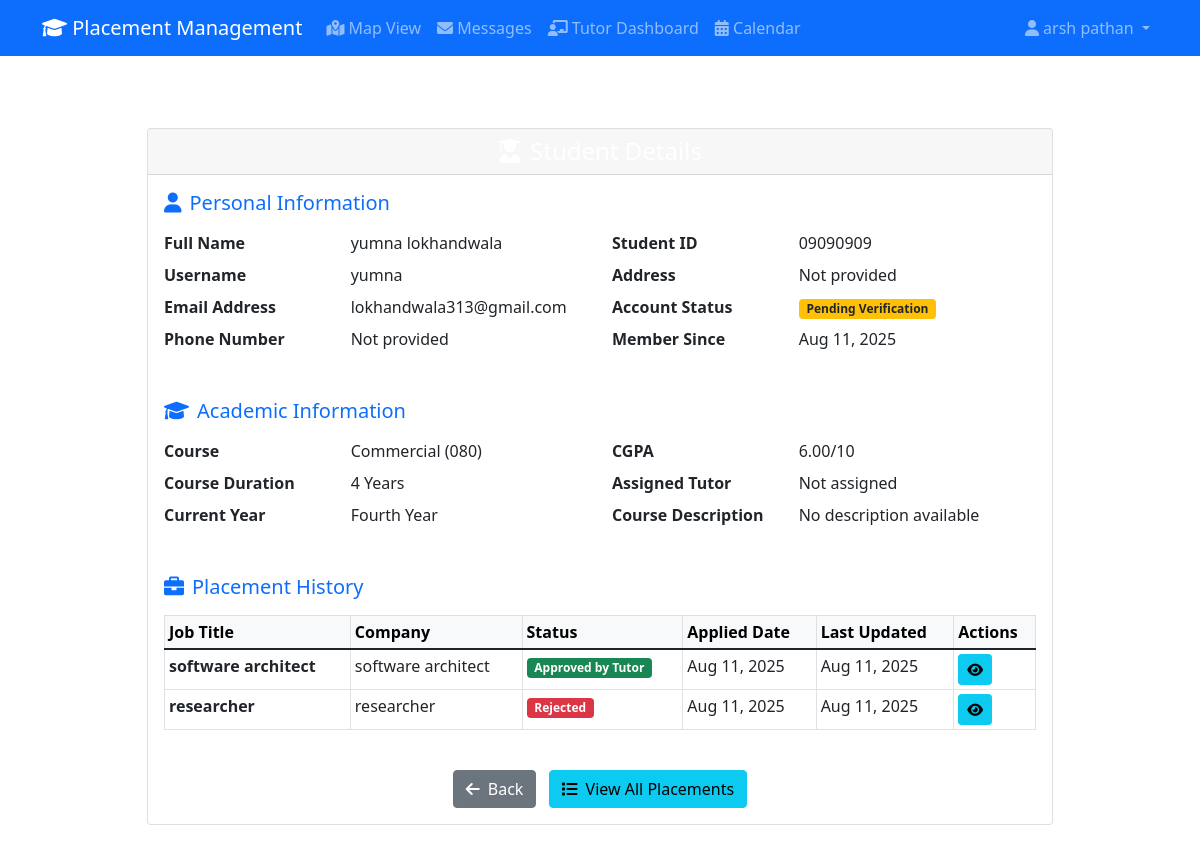
Before: /tutors/student/5/ (signed in) with the older database file.
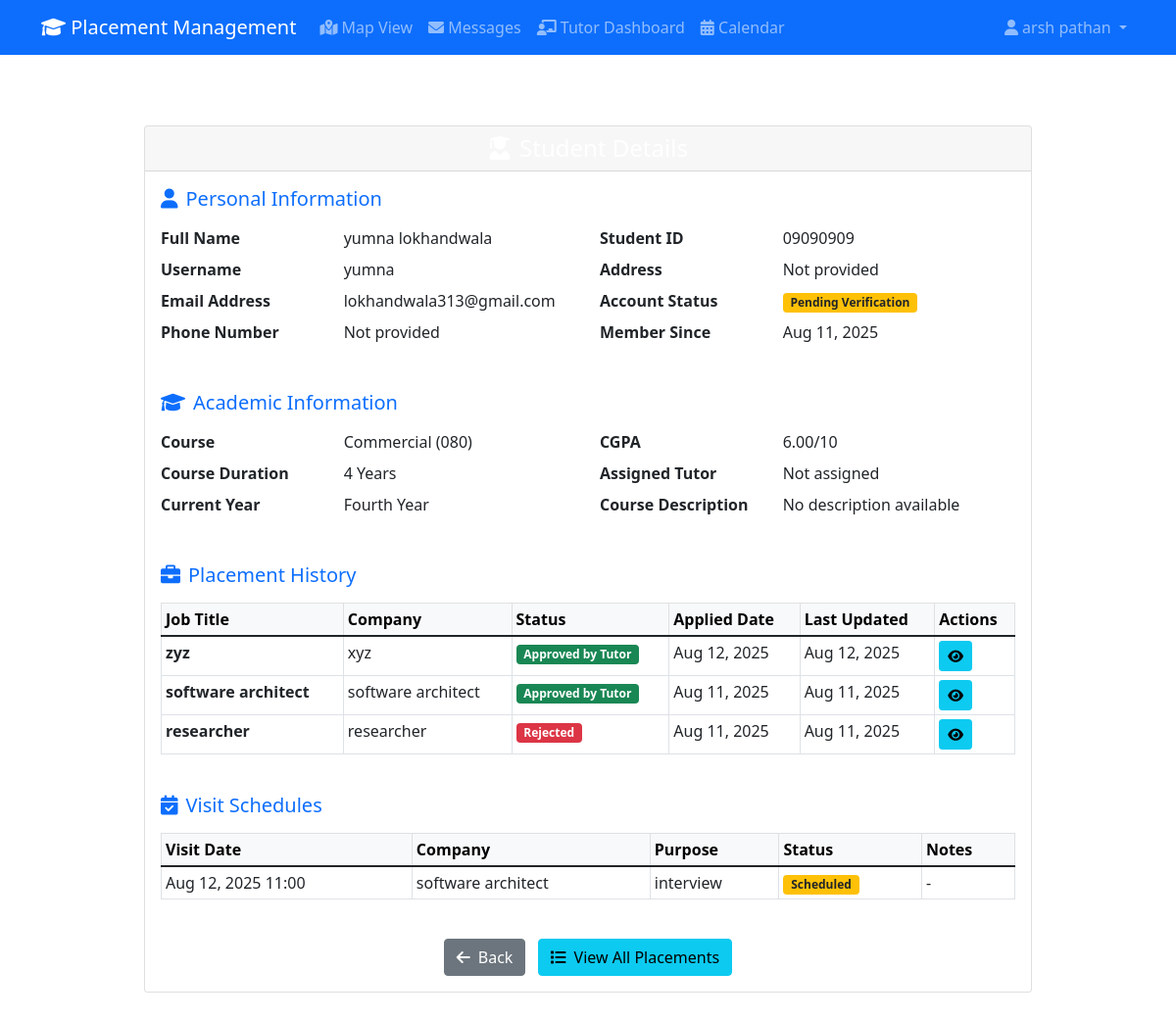
After: the same page with the newer database file.
### placements/models.py (models this page shows, shortened)
class PlacementRequest(models.Model):
    STATUS_CHOICES = (
        ('pending', 'Pending'),
        ('approved_by_provider', 'Approved by Provider'),
        ('approved_by_tutor', 'Approved by Tutor'),
        ('rejected', 'Rejected'),
        ('completed', 'Completed'),
    )
    student = models.ForeignKey(StudentProfile, on_delete=models.CASCADE)
    provider = models.ForeignKey(ProviderProfile, on_delete=models.CASCADE)
    tutor = models.ForeignKey(
        'accounts.TutorProfile',
        on_delete=models.SET_NULL,
        null=True,
        blank=True,
        related_name='placement_requests',
        verbose_name='Assigned Tutor'
    )
    company_name = models.CharField(max_length=200)
    job_title = models.CharField(max_length=100)
    job_description = models.TextField()
    start_date = models.DateField()
    end_date = models.DateField()
    location = models.CharField(max_length=200)
    latitude = models.DecimalField(max_digits=10, decimal_places=8, null=True, blank=True)
    longitude = models.DecimalField(max_digits=11, decimal_places=8, null=True, blank=True)
    status = models.CharField(max_length=20, choices=STATUS_CHOICES, default='pending')
    documents = models.FileField(upload_to='placement_documents/', null=True, blank=True)
    created_at = models.DateTimeField(auto_now_add=True)
    updated_at = models.DateTimeField(auto_now=True)
    provider_approved_at = models.DateTimeField(null=True, blank=True)
    tutor_approved_at = models.DateTimeField(null=True, blank=True)
    approved_by_tutor = models.ForeignKey(
        User,
        on_delete=models.SET_NULL,
        null=True,
        blank=True,
        related_name='approved_placements'
    )
    tutor_comments = models.TextField(blank=True, help_text="Comments from tutor during approval/rejection")
    provider_comments = models.TextField(blank=True, help_text="Comments from provider during approval/rejection")

class VisitSchedule(models.Model):
    placement_request = models.ForeignKey(PlacementRequest, on_delete=models.CASCADE)
    tutor = models.ForeignKey(User, on_delete=models.CASCADE)
    visit_date = models.DateTimeField()
    purpose = models.CharField(max_length=200)
    notes = models.TextField(blank=True)
    completed = models.BooleanField(default=False)
    created_at = models.DateTimeField(auto_now_add=True)

### tutors/views.py (the view)
# urls.py: path('student/<int:pk>/', views.view_student, name='view_student'),
@tutor_required
@handle_exceptions
def view_student(request, pk):
    student = get_object_or_404(
        StudentProfile.objects.select_related('user', 'course', 'tutor__user'),
        pk=pk
    )
    placement_requests = PlacementRequest.objects.filter(
        student=student,
        approved_by_tutor=request.user
    ).order_by('-created_at')
    all_placements = PlacementRequest.objects.filter(
        student=student
    ).order_by('-created_at')
    visit_schedules = VisitSchedule.objects.filter(
        placement_request__student=student,
        tutor=request.user
    ).order_by('-visit_date')
    context = {
        'student': student,
        'placement_requests': placement_requests,
        'all_placements': all_placements,
        'visit_schedules': visit_schedules,
    }
    return render(request, 'tutors/view_student.html', context)

### core/context_processors.py (called while the page is built)
def global_context(request):
    context = {
        'site_name': 'Placement Management System',
        'current_year': 2024,
    }
    if hasattr(settings, 'GOOGLE_MAPS_API_KEY'):
        context['google_maps_api_key'] = settings.GOOGLE_MAPS_API_KEY
    else:
        context['google_maps_api_key'] = ''
    return context

### templates/tutors/view_student.html (shortened to what the changed rows need)
{% extends 'base.html' %}
{% block content %}
<div class="container py-5">
    <div class="row justify-content-center">
        <div class="col-lg-10">
            <div class="card shadow-custom animate__animated animate__fadeInUp">
                <div class="card-body">
                    {% if all_placements %}
                    <div class="row mb-4">
                        <div class="col-12">
                            <div class="table-responsive">
                                <table class="table table-sm table-bordered table-hover">
                                    <thead class="table-light">
                                        <tr>
                                            <th>Job Title</th>
                                            <th>Company</th>
                                            <th>Status</th>
                                            <th>Applied Date</th>
                                            <th>Last Updated</th>
                                            <th>Actions</th>
                                        </tr>
                                    </thead>
                                    <tbody>
                                        {% for placement in all_placements %}
                                        <tr>
                                            <td><strong>{{ placement.job_title }}</strong></td>
                                            <td>{{ placement.company_name }}</td>
                                            <td>
                                                {% if placement.status == 'pending' %}
                                                    <span class="badge bg-warning text-dark">Pending</span>
                                                {% elif placement.status == 'approved_by_provider' %}
                                                    <span class="badge bg-info">Approved by Provider</span>
                                                {% elif placement.status == 'approved_by_tutor' %}
                                                    <span class="badge bg-success">Approved by Tutor</span>
                                                {% elif placement.status == 'rejected' %}
                                                    <span class="badge bg-danger">Rejected</span>
                                                {% elif placement.status == 'completed' %}
                                                    <span class="badge bg-primary">Completed</span>
                                                {% endif %}
                                            </td>
                                            <td>{{ placement.created_at|date:"M d, Y" }}</td>
                                            <td>{{ placement.updated_at|date:"M d, Y" }}</td>
                                            <td>
                                                <a href="{% url 'tutors:placement_detail' placement.pk %}" class="btn btn-info btn-sm">
                                                    <i class="fas fa-eye"></i>
                                                </a>
                                            </td>
                                        </tr>
                                        {% endfor %}
                                    </tbody>
                                </table>
                            </div>
                        </div>
                    </div>
                    {% endif %}
                    {% if visit_schedules %}
                    <div class="row mb-4">
                        <div class="col-12">
                            <h5 class="text-primary mb-3">
                                <i class="fas fa-calendar-check me-2"></i>Visit Schedules
                            </h5>
                            <div class="table-responsive">
                                <table class="table table-sm table-bordered table-hover">
                                    <thead class="table-light">
                                        <tr>
                                            <th>Visit Date</th>
                                            <th>Company</th>
                                            <th>Purpose</th>
                                            <th>Status</th>
                                            <th>Notes</th>
                                        </tr>
                                    </thead>
                                    <tbody>
                                        {% for visit in visit_schedules %}
                                        <tr>
                                            <td>{{ visit.visit_date|date:"M d, Y H:i" }}</td>
                                            <td>{{ visit.placement_request.company_name }}</td>
                                            <td>{{ visit.purpose }}</td>
                                            <td>
                                                {% if visit.completed %}
                                                    <span class="badge bg-success">Completed</span>
                                                {% else %}
                                                    <span class="badge bg-warning text-dark">Scheduled</span>
                                                {% endif %}
                                            </td>
                                            <td>{{ visit.notes|default:'-' }}</td>
                                        </tr>
                                        {% endfor %}
                                    </tbody>
                                </table>
                            </div>
                        </div>
                    </div>
                    {% endif %}
                </div>
            </div>
        </div>
    </div>
</div>
{% endblock %}

Changed rows visible on the page:
added PlacementRequest: job_title "zyz", company_name "xyz", shows "Approved by Tutor", created_at "Aug 12, 2025", updated_at "Aug 12, 2025"
added VisitSchedule: visit_date "Aug 12, 2025 11:00", placement_request.company_name "software architect", purpose "interview", completed "Scheduled", notes "-"
Other visible differences:
text now shown: "Visit Schedules Visit Date Company Purpose Status Notes"
